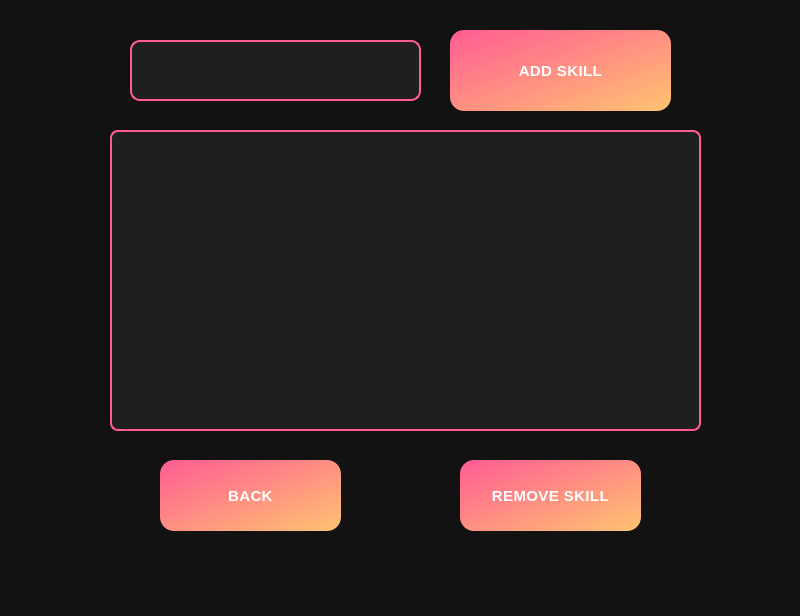
<?xml version="1.0" encoding="UTF-8"?>
<ui version="4.0">
 <class>SkillsWindow</class>
 <widget class="QMainWindow" name="SkillsWindow">
  <property name="geometry">
   <rect>
    <x>0</x>
    <y>0</y>
    <width>800</width>
    <height>616</height>
   </rect>
  </property>
  <property name="windowTitle">
   <string>MainWindow</string>
  </property>
  <property name="styleSheet">
   <string notr="true">/* Main Window Background */
QWidget {
    background-color: #121212;
    color: #e0e0e0;
    font-family: 'Poppins', 'Segoe UI', sans-serif;
    font-size: 15px;
    letter-spacing: 0.4px;
    padding: 10px;
}

/* Labels */
QLabel {
    font-size: 17px;
    color: #ffffff;
    font-weight: 500;
}

/* Buttons */
QPushButton {
    background: qlineargradient(x1:0, y1:0, x2:1, y2:1, stop:0 #ff5c93, stop:1 #ffc371);
    border: none;
    border-radius: 14px;
    color: white;
    font-size: 15px;
    font-weight: bold;
    padding: 10px 22px;
    min-width: 120px;
}

QPushButton:hover {
    background: qlineargradient(x1:0, y1:0, x2:1, y2:1, stop:0 #ffc371, stop:1 #ff5c93);

}

QPushButton:pressed {
    background: qlineargradient(x1:0, y1:0, x2:1, y2:1, stop:0 #e34e82, stop:1 #ff9f57);

}

/* ComboBox */
QComboBox {
    background-color: #1f1f1f;
    border: 2px solid #ff5c93;
    border-radius: 10px;
    color: white;
    padding: 6px 12px;
    font-size: 14px;
}

QComboBox::drop-down {
    subcontrol-origin: padding;
    subcontrol-position: top right;
    width: 18px;
    background-color: #ff5c93;
    border-top-right-radius: 10px;
    border-bottom-right-radius: 10px;
}

QComboBox QAbstractItemView {
    background-color: #1f1f1f;
    color: #ffffff;
    selection-background-color: #ff5c93;
    border-radius: 8px;
}

/* LineEdit */
QLineEdit {
    background-color: #1f1f1f;
    border: 2px solid #ff5c93;
    border-radius: 10px;
    color: white;
    font-size: 14px;
    padding: 8px 12px;
}

/* Checkboxes */
QCheckBox {
    color: #ffffff;
    font-size: 14px;
}

QCheckBox::indicator {
    width: 18px;
    height: 18px;
    border: 2px solid #ff5c93;
    border-radius: 4px;
    background-color: transparent;

}

QCheckBox::indicator:checked {
    background-color: #ff5c93;
    border: 2px solid #ff9f57;
}

/* ScrollBar */
QScrollBar:vertical {
    background: #1f1f1f;
    width: 12px;
    margin: 4px;
    border-radius: 6px;
}

QScrollBar::handle:vertical {
    background: #ff5c93;
    border-radius: 6px;
    min-height: 20px;
}

QScrollBar::add-line, QScrollBar::sub-line {
    background: none;
}

/* Table Widget */
QTableWidget {
    background-color: #1f1f1f;
    border: 2px solid #ff5c93;
    color: #ffffff;
    font-size: 14px;
    gridline-color: #ff5c93;
}

QHeaderView::section {
    background-color: #ff5c93;
    color: white;
    padding: 6px;
    border: none;
}

/* Tooltips */
QToolTip {
    background-color: #ff5c93;
    color: white;
    padding: 6px;
    border-radius: 8px;
}

</string>
  </property>
  <widget class="QWidget" name="centralwidget">
   <widget class="QListWidget" name="listWidget">
    <property name="geometry">
     <rect>
      <x>110</x>
      <y>110</y>
      <width>591</width>
      <height>301</height>
     </rect>
    </property>
    <property name="styleSheet">
     <string notr="true">QListWidget {
    background-color: #1f1f1f;
    border: 2px solid #ff5c93;
    border-radius: 8px;
    color: white;
    padding: 8px;
    font-size: 14px;
}

QListWidget::item {
    padding: 8px;
    border-bottom: 1px solid #ff5c93;
}

QListWidget::item:selected {
    background-color: #ff5c93;
    color: white;
    border-radius: 4px;
}
</string>
    </property>
   </widget>
   <widget class="QLineEdit" name="lineEdit">
    <property name="geometry">
     <rect>
      <x>130</x>
      <y>20</y>
      <width>291</width>
      <height>61</height>
     </rect>
    </property>
   </widget>
   <widget class="QPushButton" name="addSkillButton">
    <property name="geometry">
     <rect>
      <x>450</x>
      <y>10</y>
      <width>221</width>
      <height>81</height>
     </rect>
    </property>
    <property name="text">
     <string>ADD SKILL</string>
    </property>
   </widget>
   <widget class="QPushButton" name="removeSkillButton">
    <property name="geometry">
     <rect>
      <x>460</x>
      <y>440</y>
      <width>181</width>
      <height>71</height>
     </rect>
    </property>
    <property name="text">
     <string>REMOVE SKILL</string>
    </property>
   </widget>
   <widget class="QPushButton" name="back">
    <property name="geometry">
     <rect>
      <x>160</x>
      <y>440</y>
      <width>181</width>
      <height>71</height>
     </rect>
    </property>
    <property name="text">
     <string>BACK</string>
    </property>
   </widget>
  </widget>
  <widget class="QMenuBar" name="menubar">
   <property name="geometry">
    <rect>
     <x>0</x>
     <y>0</y>
     <width>800</width>
     <height>45</height>
    </rect>
   </property>
  </widget>
  <widget class="QStatusBar" name="statusbar"/>
 </widget>
 <resources/>
 <connections/>
</ui>
